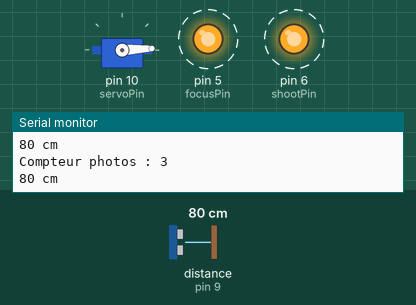
Simulated run of this sketch. Board: Arduino Uno, built with avr-gcc and run on an emulated ATmega328P. On the bench: servo, output pins drawn as LEDs (lit = HIGH), the last lines printed to the serial monitor. Wiring (inferred from the names in the program): ultrasonic range finder: trigger pin 9; echo pin 9. Dashed ring = blinking. The inputs (shaded band) are chosen by the test bench; at power-on: distance to the obstacle (sensor on pin 9) 80 cm. The echo pulse lasts 58.3 µs per cm.

Above: at 1.2 s.
1.3 s: distance to the obstacle (sensor on pin 9) set to 95 cm
4.3 s: distance to the obstacle (sensor on pin 9) set to 103 cm
At 4.41 s:
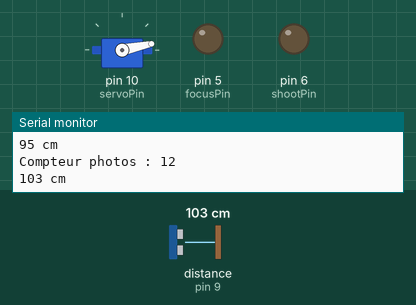
7.3 s: distance to the obstacle (sensor on pin 9) set to 2 cm
At 7.42 s:
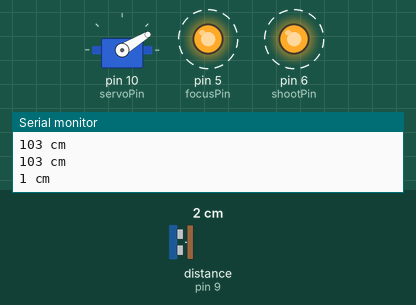
13.3 s: distance to the obstacle (sensor on pin 9) set to 120 cm
At 13.45 s:
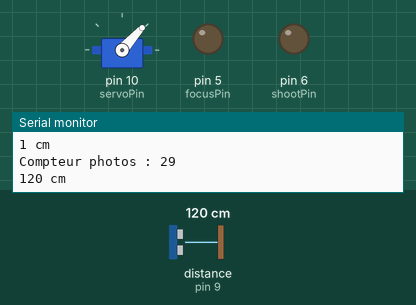
16.3 s: distance to the obstacle (sensor on pin 9) set to 4 cm
At 16.47 s:
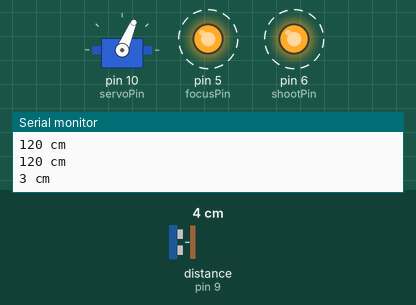
22.3 s: distance to the obstacle (sensor on pin 9) set to 250 cm
At 22.34 s:
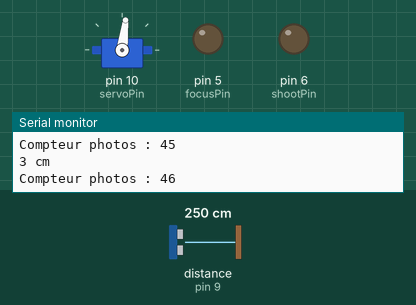
Timing chart, 0 to 26.3 s (numbered marks = the images above; inputs shaded):
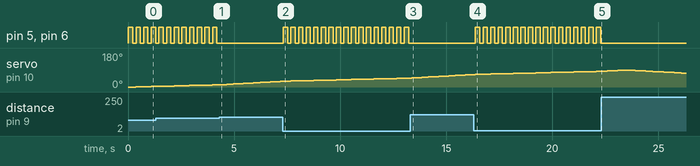

The sketch:

photocatch.ino
```cpp
/*
||
|| @author Yohann Lepage
|| @author Quentin Rousseau
|| @version 0.2
||
|| @description
|| PhotoCatch prend automatiquement une photo lorsque
|| quelqu'un passe devant l'appareil grace à son capteur
|| à ultra-son
||
*/

#include <Servo.h>
#include <SoftwareSerial.h>
#define DEBUG true

// Librairies utilisées
// http://arduino.cc/en/Tutorial/Sweep
// http://arduino.cc/en/Tutorial/Ping

//7 Segments
int rxSegPin =  0;
int txSegPin  = 3;
int photosCounter = 0;
SoftwareSerial segSerial = SoftwareSerial(rxSegPin, txSegPin);

// Ultra Son
// Pin Ultra son
int pingPin = 9;
int val = 0;
int ultrasoundValue = 0;
int timecount = 0; // Echo counter

// Appareil Photo
// Pin Focus
int focusPin = 5;
// Pin Shoot
int shootPin = 6;
// Durée du focus
int focusTime = 0;

// Distance pour le shoot
int shoot_threshold = 100;

// Servo Moteur
Servo myservo;
// Pin Servo
int servoPin = 10;
// Position du Servo Moteur 0 - 180°
int pos = 0;

// Démarrage de l'Arduino
void setup()
{
    //Serial pour mode DEBUG
    if(DEBUG)
      Serial.begin(9600);
    // Attachement du servo au servoPin
    myservo.attach(servoPin);
    // Passage en mode Output pour l'ultra son
    pinMode(pingPin, OUTPUT);
    // Passage en Output pour le focus
    pinMode(focusPin, OUTPUT);
    // Passage en Output pour le Shoot
    pinMode(shootPin, OUTPUT);
    // Passage en low des focus et shoot
    digitalWrite(focusPin, LOW);
    digitalWrite(shootPin, LOW);
    //7 Segments
    segSerial.begin(9600);
    pinMode(rxSegPin, INPUT);
    pinMode(txSegPin, OUTPUT);

    segSerial.print("vv");
    //Turn Colon Off
    segSerial.print('4d',HEX);
    segSerial.print('00',HEX);
}

// Démarrage de la boucle principale
void loop()
{
	// Appel à la méthode de balayage grace au servo
    sweep();
}

// Détection d'un objet
void sonar()
{
   // establish variables for duration of the ping,
   // and the distance result in inches and centimeters:
   long duration, inches, cm;

   // The PING))) is triggered by a HIGH pulse of 2 or more microseconds.
   // Give a short LOW pulse beforehand to ensure a clean HIGH pulse:
   pinMode(pingPin, OUTPUT);
   digitalWrite(pingPin, LOW);
   delayMicroseconds(2);
   digitalWrite(pingPin, HIGH);
   delayMicroseconds(5);
   digitalWrite(pingPin, LOW);

   // The same pin is used to read the signal from the PING))): a HIGH
   // pulse whose duration is the time (in microseconds) from the sending
   // of the ping to the reception of its echo off of an object.
   pinMode(pingPin, INPUT);
   duration = pulseIn(pingPin, HIGH);

   Serial.print(microsecondsToCentimeters(duration));
   Serial.print(" cm\n");

   if(microsecondsToCentimeters(duration) <= shoot_threshold)
   {
     shoot();
   }

   delay(150);
}
// Balayage avec le Servo
void sweep()
{
    for(pos = 0; pos < 90; pos += 1) // goes from 0 degrees to 180 degrees

    { // in steps of 1 degree
        myservo.write(pos); // tell servo to go to position in variable 'pos'
        //delay(15); // waits 15ms for the servo to reach the position
        sonar();
    }

    for(pos = 90; pos >=1; pos-=1) // goes from 180 degrees to 0 degrees

    {
        myservo.write(pos); // tell servo to go to position in variable 'pos'
        //delay(15); // waits 15ms for the servo to reach the position
        sonar();
    }
}

long microsecondsToCentimeters(long microseconds)
{
   // The speed of sound is 340 m/s or 29 microseconds per centimeter.
   // The ping travels out and back, so to find the distance of the
   // object we take half of the distance travelled.
   return microseconds / 29 / 2;
}

//Display Photos Counter on the 7 Segments Display
void displaySeg()
{
  photosCounter = photosCounter +1 ;

  if(photosCounter < 10)
  {
    segSerial.print("   ");
    segSerial.print(photosCounter);
  }
  else if(photosCounter < 100)
  {
    segSerial.print("  ");
    segSerial.print(photosCounter);
  }
  else if(photosCounter < 1000)
  {
    segSerial.print(" ");
    segSerial.print(photosCounter);
  }
  else
  {
    segSerial.print(photosCounter);
  }

  Serial.print("Compteur photos : ");
  Serial.print(photosCounter);
  Serial.print("\n");
}

// Capture d'une photo
void shoot()
{
    // Focus
    digitalWrite(focusPin, HIGH);
    delay(focusTime);

    // Déclenchement de la photo
    digitalWrite(shootPin, HIGH);
    delay(200);

    displaySeg();

    //  Remise à 0 des Pins
    digitalWrite(focusPin, LOW);
    digitalWrite(shootPin, LOW);
}
```

Measured:
- the behaviour switches between 100 and 101 cm on distance to the obstacle (sensor on pin 9) (found by bisection; images 0 and 1)
- after the input at 4.3 s, pin 5 (focusPin), pin 6 (shootPin): stops changing and stays LOW
- after the input at 7.3 s, pin 5 (focusPin), pin 6 (shootPin): alternates HIGH for 0.20 s and LOW for 0.15 s, starting at once
- after the input at 13.3 s, pin 5 (focusPin), pin 6 (shootPin): stops changing and stays LOW
- after the input at 16.3 s, pin 5 (focusPin), pin 6 (shootPin): alternates HIGH for 0.20 s and LOW for 0.15 s, starting after 0.08 s
- after the input at 22.3 s, pin 5 (focusPin), pin 6 (shootPin): stops changing and stays LOW
- by itself, pin 5 (focusPin), pin 6 (shootPin): alternates HIGH for 0.20 s and LOW for 0.16 s
